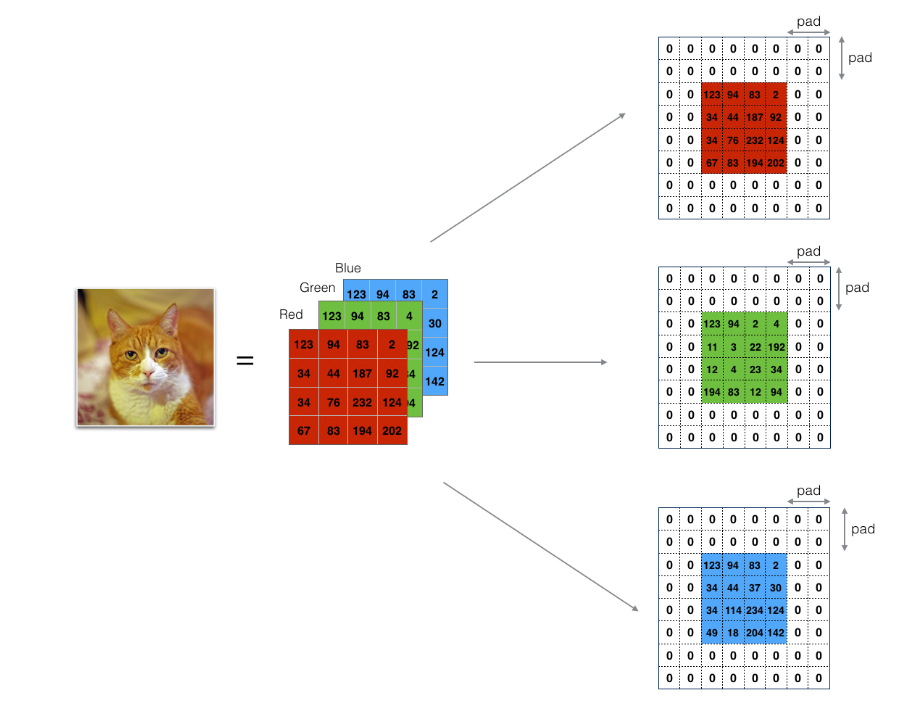
#> input picture image/zero-padding.png, 912 x 716 px, found by its file name
$ python 'Convolutional Neural Networks.py'
#> lines starting #> are read from the running program, lines starting #| are printed output that depends on the picture

# coding: utf-8

# In[1]:


import numpy as np
import h5py
import matplotlib.pyplot as plt
from PIL import Image

get_ipython().run_line_magic('matplotlib', 'inline')
plt.rcParams['figure.figsize'] = (5.0, 4.0) # set default size of plots
plt.rcParams['image.interpolation'] = 'nearest'
plt.rcParams['image.cmap'] = 'gray'

get_ipython().run_line_magic('load_ext', 'autoreload')
get_ipython().run_line_magic('autoreload', '2')

np.random.seed(1)


# <h1>padding</h1>

# In[2]:


img=Image.open('images/zero-padding.png')
#> img is the input picture: PIL image 912x716 RGB; mean R, G, B 240.3, 237.4, 234.2
plt.figure(figsize=(20,20))
plt.imshow(img)


# In[3]:


def zero_pad(X,pad):
    """
    把数据集X的图像边界全部使用0来扩充pad个宽度和高度。

    参数：
        X - 图像数据集，维度为（样本数，图像高度，图像宽度，图像通道数）
        pad - 整数，每个图像在垂直和水平维度上的填充量
    返回：
        X_paded - 扩充后的图像数据集，维度为（样本数，图像高度 + 2*pad，图像宽度 + 2*pad，图像通道数）

    """

    X_paded = np.pad(X,(
                        (0,0),       #样本数，不填充
                        (pad,pad),   #图像高度,你可以视为上面填充x个，下面填充y个(x,y)
                        (pad,pad),   #图像宽度,你可以视为左边填充x个，右边填充y个(x,y)
                        (0,0)),      #通道数，不填充
                        'constant', constant_values=0)      #连续一样的值填充

    return X_paded


# In[4]:


np.random.seed(1)
x = np.random.randn(4, 3, 3, 2)
x_pad = zero_pad(x, 2)
print ("x.shape =", x.shape)
print ("x_pad.shape =", x_pad.shape)
print ("x[1, 1] =", x[1, 1])
print ("x_pad[1, 1] =", x_pad[1, 1])

fig, axarr = plt.subplots(1, 2)
axarr[0].set_title('x')
axarr[0].imshow(x[0,:,:,0])
axarr[1].set_title('x_pad')
axarr[1].imshow(x_pad[0,:,:,0])


# ![Convolution_schematic.gif](attachment:Convolution_schematic.gif)

# In[7]:


def conv_single_step(a_slice_prev,W,b):
    """
    在前一层的激活输出的一个片段上应用一个由参数W定义的过滤器。
    这里切片大小和过滤器大小相同

    参数：
        a_slice_prev - 输入数据的一个片段，维度为（过滤器大小，过滤器大小，上一通道数）
        W - 权重参数，包含在了一个矩阵中，维度为（过滤器大小，过滤器大小，上一通道数）
        b - 偏置参数，包含在了一个矩阵中，维度为（1,1,1）

    返回：
        Z - 在输入数据的片X上卷积滑动窗口（w，b）的结果。
    """

    s = np.multiply(a_slice_prev,W) + b

    Z = np.sum(s)

    return Z


# In[8]:


np.random.seed(1)

#这里切片大小和过滤器大小相同
a_slice_prev = np.random.randn(4,4,3)
W = np.random.randn(4,4,3)
b = np.random.randn(1,1,1)

Z = conv_single_step(a_slice_prev,W,b)

print("Z = " + str(Z))


# <h1>切片操作：a_slice_prev = a_prev[0:2,0:2,:]</h1>

# In[9]:


img=Image.open('images/slice.png')
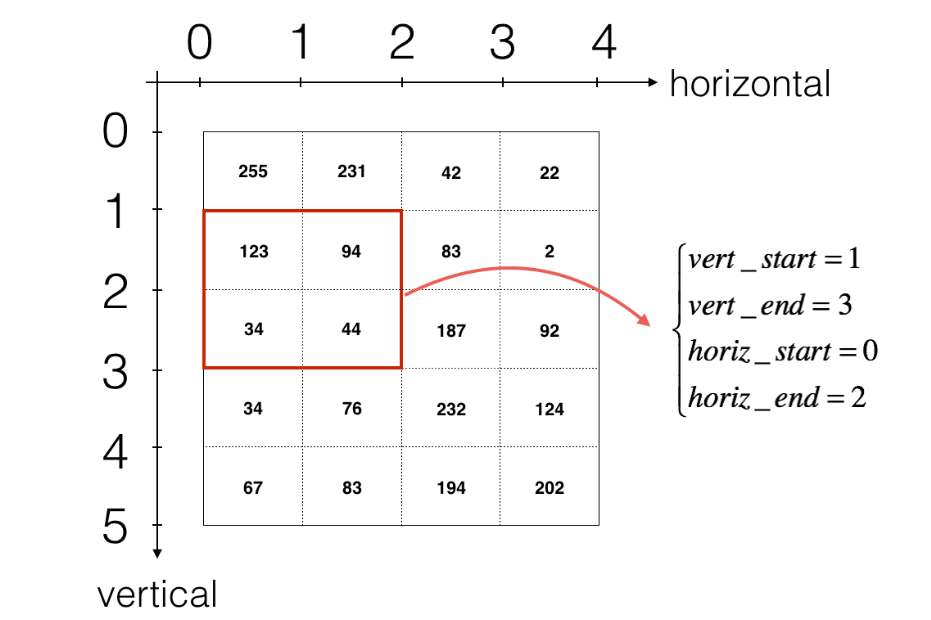
#> input picture image/slice.png, 931 x 620 px, found by its file name
#> img is the input picture: PIL image 931x620 RGB; mean R, G, B 248.5, 247.6, 247.4
plt.figure(figsize=(20,20))
plt.imshow(img)


# In[10]:


def conv_forward(A_prev, W, b, hparameters):
    """
    实现卷积函数的前向传播

    参数：
        A_prev - 上一层的激活输出矩阵，维度为(m, n_H_prev, n_W_prev, n_C_prev)，（样本数量，上一层图像的高度，上一层图像的宽度，上一层过滤器数量）
        W - 权重矩阵，维度为(f, f, n_C_prev, n_C)，（过滤器大小，过滤器大小，上一层的过滤器数量，这一层的过滤器数量）
        b - 偏置矩阵，维度为(1, 1, 1, n_C)，（1,1,1,这一层的过滤器数量）
        hparameters - 包含了"stride"与 "pad"的超参数字典。

    返回：
        Z - 卷积输出，维度为(m, n_H, n_W, n_C)，（样本数，图像的高度，图像的宽度，过滤器数量）
        cache - 缓存了一些反向传播函数conv_backward()需要的一些数据
    """

    #获取来自上一层数据的基本信息
    (m , n_H_prev , n_W_prev , n_C_prev) = A_prev.shape

    #获取权重矩阵的基本信息
    ( f , f ,n_C_prev , n_C ) = W.shape

    #获取超参数hparameters的值
    stride = hparameters["stride"]
    pad = hparameters["pad"]

    #计算卷积后的图像的宽度高度，
    n_H = int(( n_H_prev - f + 2 * pad )/ stride) + 1
    n_W = int(( n_W_prev - f + 2 * pad )/ stride) + 1

    #使用0来初始化卷积输出Z
    Z = np.zeros((m,n_H,n_W,n_C))

    #通过A_prev创建填充过了的A_prev_pad
    A_prev_pad = zero_pad(A_prev,pad)

    for i in range(m):                              #遍历样本
        a_prev_pad = A_prev_pad[i]                  #选择第i个样本的扩充后的激活矩阵
        for h in range(n_H):                        #在输出的垂直轴上循环
            for w in range(n_W):                    #在输出的水平轴上循环
                for c in range(n_C):                #循环遍历输出的通道
                    #定位当前的切片位置
                    vert_start = h * stride         #竖向，开始的位置
                    vert_end = vert_start + f       #竖向，结束的位置
                    horiz_start = w * stride        #横向，开始的位置
                    horiz_end = horiz_start + f     #横向，结束的位置
                    #切片位置定位好了我们就把它取出来,需要注意的是我们是“穿透”取出来的，
                    #自行脑补一下吸管插入一层层的橡皮泥就明白了
                    a_slice_prev = a_prev_pad[vert_start:vert_end,horiz_start:horiz_end,:]
                    #执行单步卷积
                    Z[i,h,w,c] = conv_single_step(a_slice_prev,W[: ,: ,: ,c],b[0,0,0,c])

    #数据处理完毕，验证数据格式是否正确
    assert(Z.shape == (m , n_H , n_W , n_C ))

    #存储一些缓存值，以便于反向传播使用
    cache = (A_prev,W,b,hparameters)

    return (Z , cache)


# In[11]:


np.random.seed(1)

A_prev = np.random.randn(10,4,4,3)
W = np.random.randn(2,2,3,8)
b = np.random.randn(1,1,1,8)

hparameters = {"pad" : 2, "stride": 1}

Z , cache_conv = conv_forward(A_prev,W,b,hparameters)

print("np.mean(Z) = ", np.mean(Z))
print("cache_conv[0][1][2][3] =", cache_conv[0][1][2][3])


# In[12]:


img=Image.open('images/pooling.png')
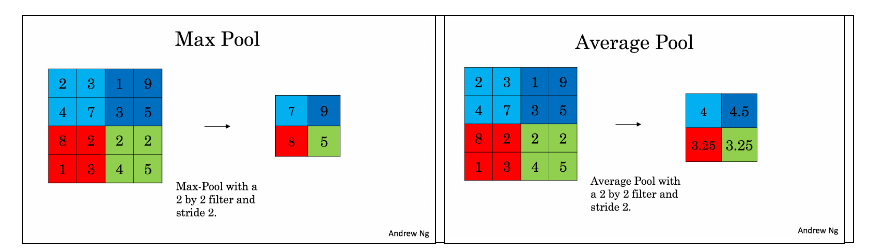
#> input picture image/pooling.png, 875 x 249 px, found by its file name
#> img is the input picture: PIL image 875x249 RGB; mean R, G, B 223, 226.6, 227.2
plt.figure(figsize=(20,20))
plt.imshow(img)


# In[13]:


def pool_forward(A_prev,hparameters,mode="max"):
    """
    实现池化层的前向传播

    参数：
        A_prev - 输入数据，维度为(m, n_H_prev, n_W_prev, n_C_prev)
        hparameters - 包含了 "f" 和 "stride"的超参数字典
        mode - 模式选择【"max" | "average"】

    返回：
        A - 池化层的输出，维度为 (m, n_H, n_W, n_C)
        cache - 存储了一些反向传播需要用到的值，包含了输入和超参数的字典。
    """
#> called with A_prev = array of shape (2, 4, 4, 3), mode = 'max'

    #获取输入数据的基本信息
    (m , n_H_prev , n_W_prev , n_C_prev) = A_prev.shape

    #获取超参数的信息
    f = hparameters["f"]
    stride = hparameters["stride"]

    #计算输出维度
    n_H = int((n_H_prev - f) / stride ) + 1
    n_W = int((n_W_prev - f) / stride ) + 1
    n_C = n_C_prev

    #初始化输出矩阵
    A = np.zeros((m , n_H , n_W , n_C))

    for i in range(m):                              #遍历样本
        for h in range(n_H):                        #在输出的垂直轴上循环
            for w in range(n_W):                    #在输出的水平轴上循环
                for c in range(n_C):                #循环遍历输出的通道
                    #定位当前的切片位置
                    vert_start = h * stride         #竖向，开始的位置
                    vert_end = vert_start + f       #竖向，结束的位置
                    horiz_start = w * stride        #横向，开始的位置
                    horiz_end = horiz_start + f     #横向，结束的位置
                    #定位完毕，开始切割
                    a_slice_prev = A_prev[i,vert_start:vert_end,horiz_start:horiz_end,c]

                    #对切片进行池化操作
                    if mode == "max":
                        A[ i , h , w , c ] = np.max(a_slice_prev)
                    elif mode == "average":
                        A[ i , h , w , c ] = np.mean(a_slice_prev)

    #池化完毕，校验数据格式
    assert(A.shape == (m , n_H , n_W , n_C))

    #校验完毕，开始存储用于反向传播的值
    cache = (A_prev,hparameters)

    return A,cache


# In[14]:


np.random.seed(1)
A_prev = np.random.randn(2, 4, 4, 3)
hparameters = {"stride" : 1, "f": 4}

A, cache = pool_forward(A_prev, hparameters)
print("mode = max")
print("A =", A)
print()
A, cache = pool_forward(A_prev, hparameters, mode = "average")
print("mode = average")
print("A =", A)


# <h1>反向传播</h1>

# In[15]:


def conv_backward(dZ,cache):
    """
    实现卷积层的反向传播

    参数：
        dZ - 卷积层的输出Z的 梯度，维度为(m, n_H, n_W, n_C)
        cache - 反向传播所需要的参数，conv_forward()的输出之一

    返回：
        dA_prev - 卷积层的输入（A_prev）的梯度值，维度为(m, n_H_prev, n_W_prev, n_C_prev)
        dW - 卷积层的权值的梯度，维度为(f,f,n_C_prev,n_C)
        db - 卷积层的偏置的梯度，维度为（1,1,1,n_C）

    """
    #获取cache的值
    (A_prev, W, b, hparameters) = cache

    #获取A_prev的基本信息
    (m, n_H_prev, n_W_prev, n_C_prev) = A_prev.shape

    #获取dZ的基本信息
    (m,n_H,n_W,n_C) = dZ.shape

    #获取权值的基本信息
    (f, f, n_C_prev, n_C) = W.shape

    #获取hparaeters的值
    pad = hparameters["pad"]
    stride = hparameters["stride"]

    #初始化各个梯度的结构
    dA_prev = np.zeros((m,n_H_prev,n_W_prev,n_C_prev))
    dW = np.zeros((f,f,n_C_prev,n_C))
    db = np.zeros((1,1,1,n_C))

    #前向传播中我们使用了pad，反向传播也需要使用，这是为了保证数据结构一致
    A_prev_pad = zero_pad(A_prev,pad)
    dA_prev_pad = zero_pad(dA_prev,pad)

    #现在处理数据
    for i in range(m):
        #选择第i个扩充了的数据的样本,降了一维。
        a_prev_pad = A_prev_pad[i]
        da_prev_pad = dA_prev_pad[i]

        for h in range(n_H):
            for w in range(n_W):
                for c in range(n_C):
                    #定位切片位置
                    vert_start = h
                    vert_end = vert_start + f
                    horiz_start = w
                    horiz_end = horiz_start + f

                    #定位完毕，开始切片
                    a_slice = a_prev_pad[vert_start:vert_end,horiz_start:horiz_end,:]

                    #切片完毕，使用上面的公式计算梯度
                    da_prev_pad[vert_start:vert_end, horiz_start:horiz_end,:] += W[:,:,:,c] * dZ[i, h, w, c]
                    dW[:,:,:,c] += a_slice * dZ[i,h,w,c]
                    db[:,:,:,c] += dZ[i,h,w,c]
        #设置第i个样本最终的dA_prev,即把非填充的数据取出来。
        dA_prev[i,:,:,:] = da_prev_pad[pad:-pad, pad:-pad, :]

    #数据处理完毕，验证数据格式是否正确
    assert(dA_prev.shape == (m, n_H_prev, n_W_prev, n_C_prev))

    return (dA_prev,dW,db)


# In[16]:


np.random.seed(1)
dA, dW, db = conv_backward(Z, cache_conv)
print("dA_mean =", np.mean(dA))
print("dW_mean =", np.mean(dW))
print("db_mean =", np.mean(db))
# print(dA.shape)


# In[17]:


def create_mask_from_window(x):
    """
    从输入矩阵中创建掩码，以保存最大值的矩阵的位置。

    参数：
        x - 一个维度为(f,f)的矩阵

    返回：
        mask - 包含x的最大值的位置的矩阵
    """
    mask = x == np.max(x)

    return mask


# In[18]:


np.random.seed(1)
x = np.random.randn(2,3)
mask = create_mask_from_window(x)
print('x = ', x)
print("mask = ", mask)


# In[19]:


def distribute_value(dz,shape):
    """
    给定一个值，为按矩阵大小平均分配到每一个矩阵位置中。

    参数：
        dz - 输入的实数
        shape - 元组，两个值，分别为n_H , n_W

    返回：
        a - 已经分配好了值的矩阵，里面的值全部一样。

    """
    #获取矩阵的大小
    (n_H , n_W) = shape

    #计算平均值
    average = dz / (n_H * n_W)

    #填充入矩阵
    a = np.ones(shape) * average

    return a


# In[20]:


a = distribute_value(2, (2,2))
print('distributed value =', a)


# In[21]:


def pool_backward(dA,cache,mode = "max"):
    """
    实现池化层的反向传播

    参数:
        dA - 池化层的输出的梯度，和池化层的输出的维度一样
        cache - 池化层前向传播时所存储的参数。
        mode - 模式选择，【"max" | "average"】

    返回：
        dA_prev - 池化层的输入的梯度，和A_prev的维度相同

    """
#> called with dA = array of shape (5, 4, 2, 2), mode = 'max'
    #获取cache中的值
    (A_prev , hparaeters) = cache

    #获取hparaeters的值
    f = hparaeters["f"]
    stride = hparaeters["stride"]

    #获取A_prev和dA的基本信息
    (m , n_H_prev , n_W_prev , n_C_prev) = A_prev.shape
    (m , n_H , n_W , n_C) = dA.shape

    #初始化输出的结构
    dA_prev = np.zeros_like(A_prev)

    #开始处理数据
    for i in range(m):
        a_prev = A_prev[i]
        for h in range(n_H):
            for w in range(n_W):
                for c in range(n_C):
                    #定位切片位置
                    vert_start = h
                    vert_end = vert_start + f
                    horiz_start = w
                    horiz_end = horiz_start + f

                    #选择反向传播的计算方式
                    if mode == "max":
                        #开始切片
                        a_prev_slice = a_prev[vert_start:vert_end,horiz_start:horiz_end,c]
                        #创建掩码
                        mask = create_mask_from_window(a_prev_slice)
                        #计算dA_prev
                        dA_prev[i,vert_start:vert_end,horiz_start:horiz_end,c] += np.multiply(mask,dA[i,h,w,c])

                    elif mode == "average":
                        #获取dA的值
                        da = dA[i,h,w,c]
                        #定义过滤器大小
                        shape = (f,f)
                        #平均分配
                        dA_prev[i,vert_start:vert_end, horiz_start:horiz_end ,c] += distribute_value(da,shape)
    #数据处理完毕，开始验证格式
    assert(dA_prev.shape == A_prev.shape)

    return dA_prev


# In[22]:


np.random.seed(1)
A_prev = np.random.randn(5, 5, 3, 2)
hparameters = {"stride" : 1, "f": 2}
A, cache = pool_forward(A_prev, hparameters)
dA = np.random.randn(5, 4, 2, 2)

dA_prev = pool_backward(dA, cache, mode = "max")
print("mode = max")
print('mean of dA = ', np.mean(dA))
print('dA_prev[1,1] = ', dA_prev[1,1])
print()
dA_prev = pool_backward(dA, cache, mode = "average")
print("mode = average")
print('mean of dA = ', np.mean(dA))
print('dA_prev[1,1] = ', dA_prev[1,1])
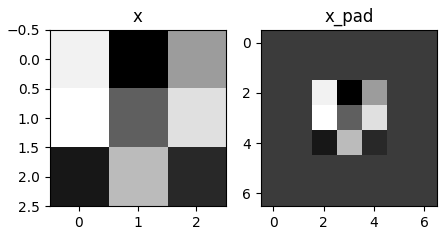
#> figure drawn by matplotlib, 2 panels
